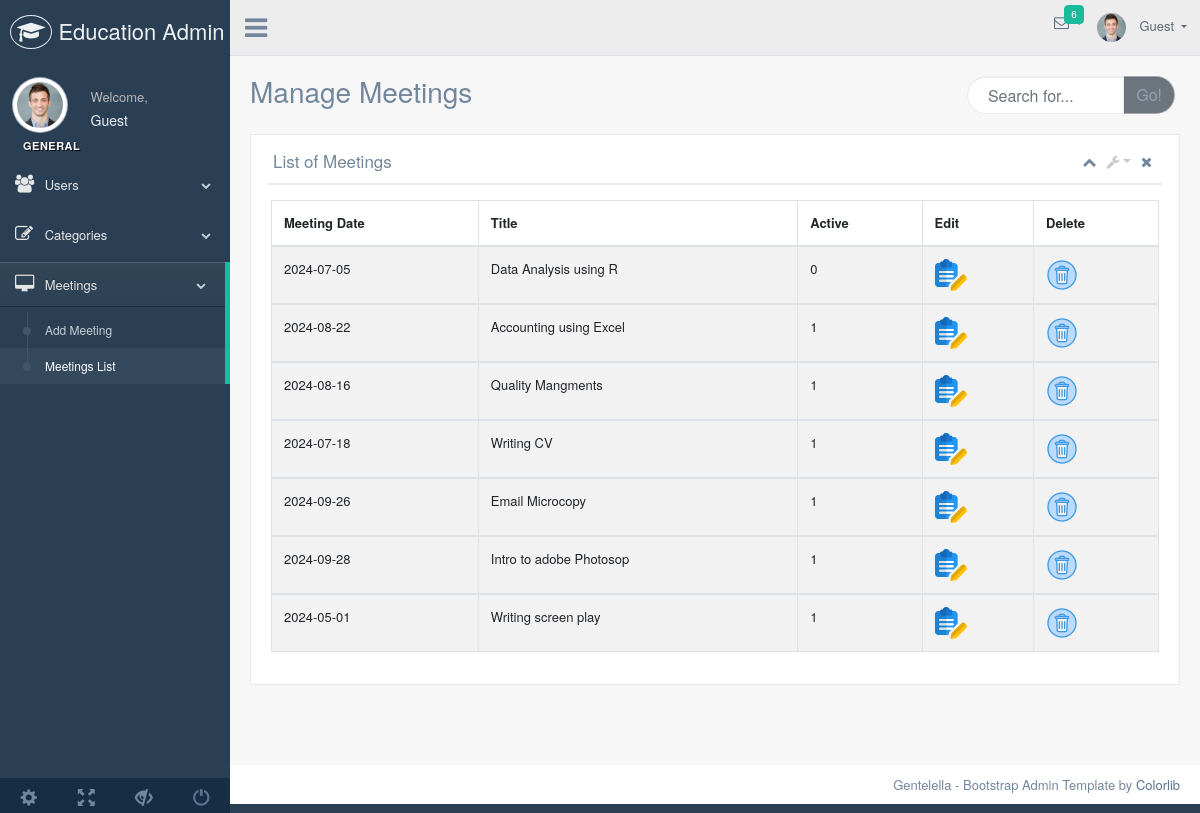
Screenshot of /admin/meetings.php with the database file from the repository.
### tables this page shows
CREATE TABLE `courses` (
  `id` int(1) NOT NULL,
  `Title` varchar(225) NOT NULL,
  `Content` varchar(225) NOT NULL,
  `Location` varchar(225) NOT NULL,
  `Price` int(255) NOT NULL,
  `Active` tinyint(255) NOT NULL,
  `Image` varchar(255) NOT NULL,
  `Category` varchar(255) NOT NULL,
  `Date` date NOT NULL,
  `Category_id` int(11) NOT NULL,
  `click_count` int(11) DEFAULT 0
);

### admin/includes/meetingContent.php (the view, shortened to what this page needs)
<html>
<div class="right_col" role="main">
          <div class="">
            <div class="page-title">
              <div class="title_left">
                <h3>Manage Meetings</h3>
              </div>
              <div class="title_right">
                <div class="col-md-5 col-sm-5 col-xs-12 form-group pull-right top_search">
                  <div class="input-group">
                    <input type="text" class="form-control" placeholder="Search for...">
                    <span class="input-group-btn">
                      <button class="btn btn-secondary" type="button">Go!</button>
                    </span>
                  </div>
                </div>
              </div>
            </div>
            <div class="clearfix"></div>
            <div class="row">
              <div class="col-md-12 col-sm-12 ">
                <div class="x_panel">
                  <div class="x_title">
                    <h2>List of Meetings</h2>
                    <ul class="nav navbar-right panel_toolbox">
                      <li><a class="collapse-link"><i class="fa fa-chevron-up"></i></a>
                      </li>
                      <li class="dropdown">
                        <a href="#" class="dropdown-toggle" data-toggle="dropdown" role="button" aria-expanded="false"><i class="fa fa-wrench"></i></a>
                      </li>
                      <li><a class="close-link"><i class="fa fa-close"></i></a>
                      </li>
                    </ul>
                    <div class="clearfix"></div>
                  </div>
                  <div class="x_content">
                      <div class="row">
                          <div class="col-sm-12">
                            <div class="card-box table-responsive">
                    <table id="datatable" class="table table-striped table-bordered" style="width:100%">
                      <thead>
                        <tr>
                          <th>Meeting Date</th>
                          <th>Title</th>
                          <th>Active</th>
                          <th>Edit</th>
                          <th>Delete</th>
                        </tr>
                      </thead>
                      <?php
                      foreach($stmt->fetchAll() as $row){
                          $id = $row['id'] ;
                          $Date = $row['Date'];
                          $Title = $row['Title'];
                          $Active = $row['Active'];
                        ?>
                      <tbody>
                        <tr>
                          <td><?php echo $Date ?></td>
                          <td><?php echo $Title ?></td>
                          <td><?php echo $Active ?></td>
                          <td>
                          <a href="editMeeting.php?id=<?php echo $id; ?>">
                              <img src="./images/edit.png" alt="Edit">
                          </a>
                        </td>
                        <td>
                              <a href="deleteMeeting.php?id=<?php echo $id; ?>">
                              <img src="./images/delete.png" alt="Edit">
                          </a>
                          </td>
                        </tr>
                        <?php
                           }
                         ?>
                      </tbody>
                    </table>
                  </div>
                  </div>
              </div>
            </div>
                </div>
              </div>
            </div>
          </div>
        </div>
</html>

### rows the page displays
courses: Date "2024-07-05", Title "Data Analysis using R", Active "0"
courses: Date "2024-08-22", Title "Accounting using Excel", Active "1"
courses: Date "2024-08-16", Title "Quality Mangments", Active "1"
courses: Date "2024-07-18", Title "Writing CV", Active "1"
courses: Date "2024-09-26", Title "Email Microcopy", Active "1"
courses: Date "2024-09-28", Title "Intro to adobe Photosop", Active "1"
courses: Date "2024-05-01", Title "Writing screen play", Active "1"

### other values shown
$fullName "Guest"
